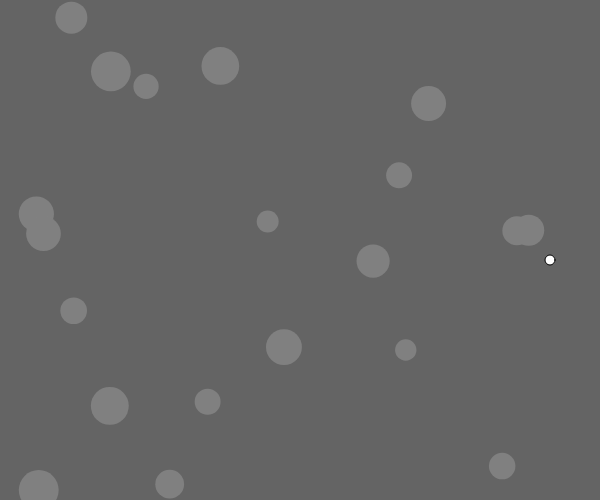
Frame 1 (no input)
Frame 60 (no input): identical to frame 1, image omitted
Frame 120 (the mouse pressed at the canvas centre since frame 60): identical to frame 1, image omitted

The p5.js sketch that drew this single still picture (run headless with seeded random() and noise() and a simulated clock; from frame 60 on, the mouse is pressed at the canvas centre):

// p5.js sketch
// ── sketch.js
let x = 550;
let y = 260;
let gameOver = false;
let enemies = []; //make static(enemies)

function setup() {
  createCanvas(600, 500);
  //loop to apply a random value to each instance of enemy
  for (let i = 0; i < 20; i++) {
    //apply values to enemy
    enemies.push({ x: random(width), y: random(height), size: random(20, 40) });
  }
  }

function draw() {
  fill(225);
  background(100);

  if (!gameOver) {
    // Player
    stroke(0);
    fill("white");
    ellipse(x, y, 10, 10);
    
    // Movement
    if (keyIsDown(LEFT_ARROW)) { 
      x -= 5;
    } 
    if (keyIsDown(RIGHT_ARROW)) { 
      x += 5;
    } 
    if (keyIsDown(UP_ARROW)) { 
      y -= 5;
    }
    if (keyIsDown(DOWN_ARROW)) { 
      y += 5;
    }
    
    x = constrain(x, 0, 600);
    y = constrain(y, 0, 500);
    
    // Enemies
    noStroke();
    fill("grey");
    for (let i = 0; i < enemies.length; i++) {
      ellipse(enemies[i].x, enemies[i].y, enemies[i].size);
      //distance between player and enemy pos
      let distance = dist(x, y, enemies[i].x, enemies[i].y);
      if (distance <= enemies[i].size / 2 + 5) { 
        gameOver = true;  
      }
    }

  } else {
    // Game Over
    background(0); 
    fill("red");     
    textSize(30);
    textAlign(CENTER, CENTER);
    text("Game Over!", width / 2, height / 2);
  }
}
